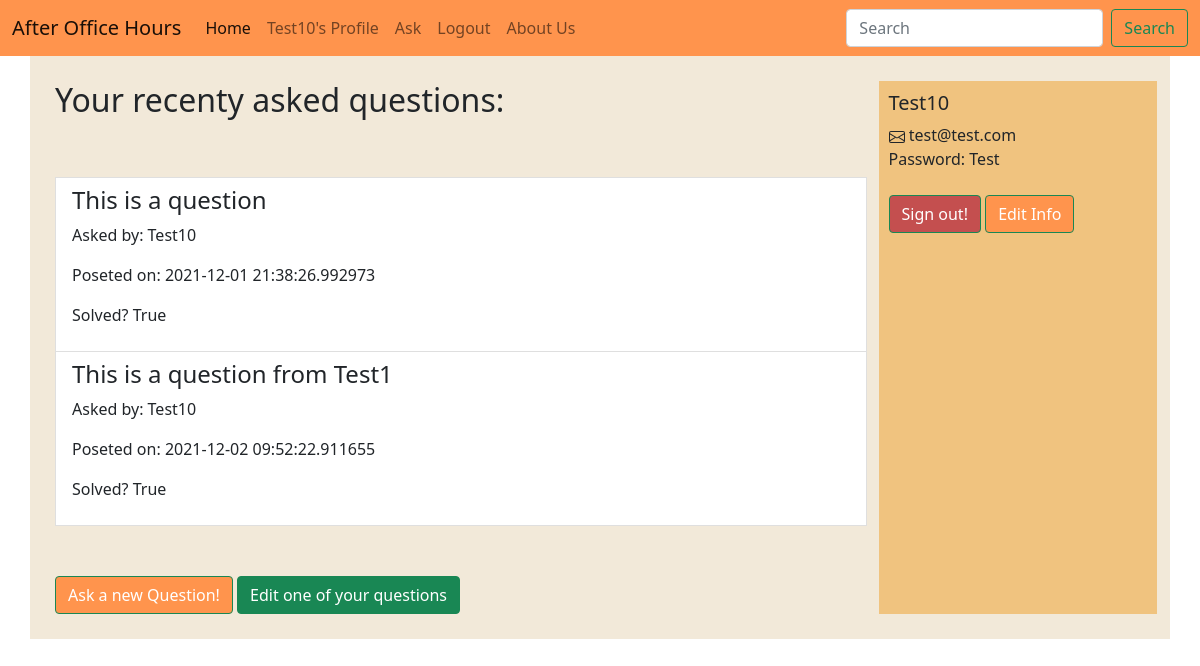
The app's page /profile (signed in), older data.
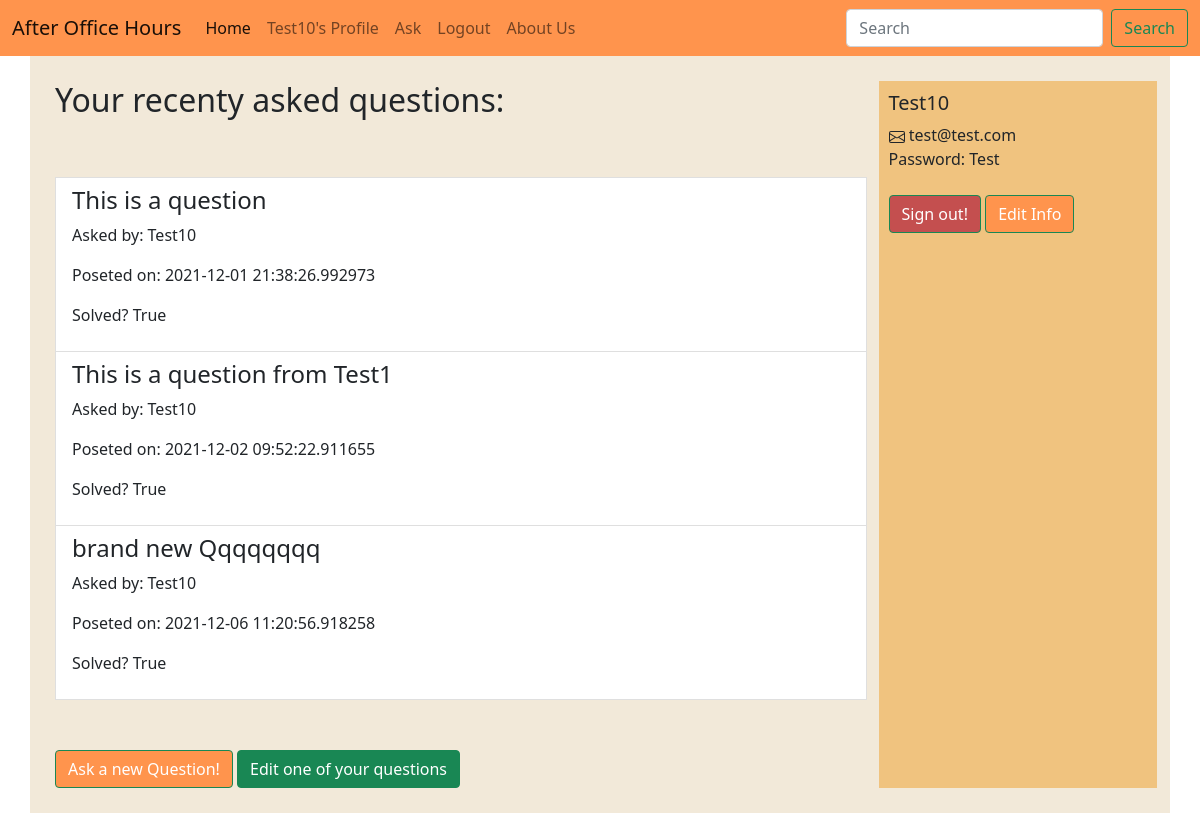
The same page, newer data.
### Question.py (models this page shows)
class Question(db.Model):
    id = db.Column(db.Integer, primary_key=True)
    q_text = db.Column(db.Text)
    asked_by_id = db.Column(db.Integer, db.ForeignKey('user.id'))
    post_time = db.Column(db.DateTime)
    solved = db.Column(db.Boolean)
    answers = db.relationship('Answer', backref='question', lazy = True)

class User(UserMixin, db.Model):
    id = db.Column(db.Integer, primary_key=True)
    username = db.Column(db.String(20), unique=True, nullable=False)
    email = db.Column(db.String(120), unique=True, nullable=False)
    password = db.Column(db.String(60), nullable=False)
    questions = db.relationship('Question', backref='author', lazy=True)

### Question.py (the view)
@app.route("/profile")
@login_required
def profile():
        user = current_user
        email = user.email
        user_name = user.username
        user_id = user.id
        user_password = user.password
        questions = Question.query.filter_by(asked_by_id = user_id)
        context = {
            'questions' : questions,
            'email' : email,
            'user_name' : user_name,
            'user_password' : user_password
            }
        return render_template("profile.html", **context)

### Question.py (called while the page is built)
@login_manager.user_loader
def load_user(user_id):
    print(user_id)
    return User.query.get(int(user_id))

### Templates/profile.html (shortened to what this page needs)
{% extends 'home.html' %}
{% block content %}
	<div class="container" id="user_header">
		<div class="row">
			<div class="col-9" id="user_questions">
				<h2>Your recenty asked questions:</h2>
				<div id="user_asked_questions">
					{% if questions != None %}
						{% for question in questions %}
						<a href="{{url_for('question', question_id = question.id)}}" class="list-group-item">
							<h4 class="list-group-item-heading">{{ question.q_text }}</h4>
							<p class="list-group-item-text">Asked by: {{ user_name }}</p>
							<p class="list-group-item-text">Poseted on: {{ question.post_time }}</p>
							<p class="list-group-item-text">Solved? {{ question.solved }}</p>
						</a>
						{% endfor %}
						{% else %}
                 		   <h2>It looks like you haven't asked any questions yet!</h2>
                    {% endif %}
				</div>
				<button type="button" class="btn btn-success" id="user_ask_new_question_btn" onclick="window.location.href='{{ url_for( 'ask') }}';">Ask a new Question!</button>
				<button type="button" class="btn btn-success" id="user_edit_asked_question_btn" onclick="window.location.href='{{ url_for( 'go_to_edit_questions') }}';">Edit one of your questions</button>
			</div>
			<div class="col-3" id="user_info">
				<h5>{{user_name}}</h3>
				<div class="user_email">
					<label>{{email}}</label>
				</div>
				<div class="user_password">
					<label>Password: {{user_password}}</label>
				</div>
				<br>
				<button type="button" class="btn btn-success" id="user_sign_out_btn" onclick="window.location.href='{{ url_for( 'logout') }}';">Sign out!</button>
				<button type="button" class="btn btn-success" id="user_edit_profile_btn" onclick="window.location.href='{{ url_for( 'edit_user_profile') }}';">Edit Info</button>
			</div>
		</div>
	</div>
	{% endblock %}

### Templates/home.html (shortened to what this page needs)
<!DOCTYPE html>
<html>
<head>
	<link href="https://cdn.jsdelivr.net/npm/bootstrap@5.1.3/dist/css/bootstrap.min.css" rel="stylesheet">
	<link rel="stylesheet" href="{{ url_for('static', filename = 'website_style.css')}}">
</head>
<body>
    <nav class="navbar navbar-expand-lg navbar-light ">
      <div class="container-fluid">
        <a class="navbar-brand" href="/">After Office Hours</a>
        <div class="collapse navbar-collapse" id="navbarScroll">
          <ul class="navbar-nav me-auto my-2 my-lg-0 navbar-nav-scroll" style="--bs-scroll-height: 100px;">
            <li class="nav-item">
              <a class="nav-link active" aria-current="page" href="{{ url_for('home') }}">Home</a>
            </li>
            {% if current_user.is_authenticated %}
            <li class="nav-item">
              <a class="nav-link" href="{{ url_for('profile') }}">{{current_user.username}}'s Profile</a>
            </li>
            <li class="nav-item">
              <a class="nav-link" href="{{ url_for('ask') }} ">Ask</a>
            </li>
            <li class="nav-item">
              <a class="nav-link" href="{{ url_for('logout') }}">Logout</a>
            </li>
            {%endif%}
              <a class="nav-link" href="{{ url_for('about') }} ">About Us</a>
          </ul>
          <form class="d-flex">
            <input class="form-control me-2" type="search" placeholder="Search" aria-label="Search">
            <button class="btn btn-outline-success" type="submit">Search</button>
          </form>
        </div>
      </div>
    </nav>
    {% block content %}{% endblock content %}
  </body>
</html>

Row changes from the older to the newer data that the page shows:
added Question: q_text "brand new Qqqqqqqq", {{ user_name }} "Test10", post_time "2021-12-06 11:20:56.918258", solved "True"
